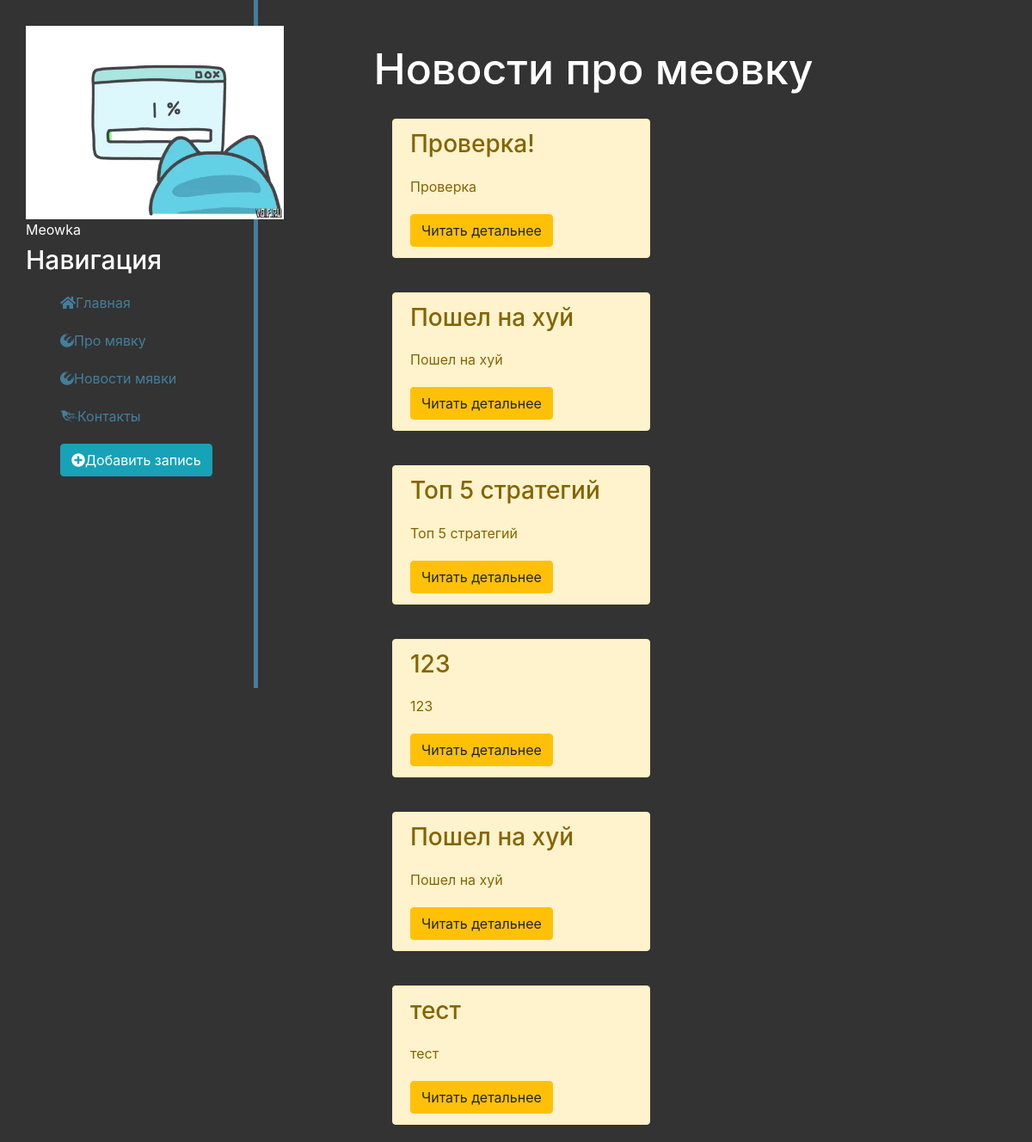
Page /news/ on the committed database.
### news/models.py (models this page shows, shortened)
class Article(models.Model):
    title=models.CharField("Название", max_length=200,default='Пошел на хуй') #создаю поле на ограниченное число символов
    anons=models.CharField("Анонс", max_length=200,default='Пошел на хуй')
    full_text=models.TextField("Статья")#создаем поле с большим кол-вом симоволов
    date=models.DateTimeField("Дата и время публикации")
    class Meta:
        verbose_name='Новость'
        verbose_name_plural = 'Новости'

### news/views.py (the view)
# urls.py: path('',views.news_home , name="news_home"),
def news_home(request):
    news=Article.objects.order_by('date')
    return render(request,'news/news_home.html',{'news': news})

### news/templates/news/news_home.html (shortened to what this page needs)
{% extends 'main/layout.html' %}
{% block content %}
    <div class="features">
        <h1>Новости про меовку</h1>
        {% if news %}
            {% for el in news %}
                <div class="alert alert-warning">
                    <h3>{{ el.title }}</h3>
                    <p>{{ el.anons}}</p>
                    <a href="{% url 'news-detail' el.id %}" class="btn btn-warning">Читать детальнее</a>
                </div>
            {% endfor %}
        {% else %}
            <p>'Нет записи!'</p>
        {% endif %}
    </div>
{% endblock %}

### templates/main/layout.html (shortened to what this page needs)
{%  load static %}
<!doctype html>
<html lang="en">
<head>
    <link rel="stylesheet" href="https://stackpath.bootstrapcdn.com/bootstrap/4.5.2/css/bootstrap.min.css">
    <link rel="stylesheet" href="{% static 'main/css/main.css' %}">
    <link rel="stylesheet" href="https://use.fontawesome.com/releases/v5.8.2/css/all.css">
</head>
<body>
    <aside>
        <img src="{% static 'main/img/Cat.gif' %}" alt="Лого">
        <span class="logo">Meowka</span>
        <h3>Навигация</h3>
        <ul>
            <a href="{% url 'home' %}"><li><i class="fas fa-home"></i>Главная</li></a>
            <a href="{% url 'about' %}"><li><i class="fab fa-phoenix-squadron"></i>Про мявку</li></a>
            <a href="{% url 'news_home' %}"><li><i class="fab fa-phoenix-squadron"></i>Новости мявки</li></a>
            <a href=""><li><i class="fab fa-phoenix-framework"></i>Контакты</li></a>
            <a href="{% url 'create' %}"><li><button class="btn btn-info"><i class="fas fa-plus-circle"></i>Добавить запись</li></a>
        </ul>
    </aside>
    <main>
        {% block content %}
        {% endblock %}
    </main>
</body>
</html>

### main/static/main/css/main.css (style rules this page uses)
body { background: #333333; }
aside { float: left; background: ; width: 25%; padding: 2.5%; height: 100vh; color: #fff; border-right: 5px solid #447e9b; }
aside img { width: 300px; float: top; }
aside h3 { margin-top: 5px; font-size: 30px; }
aside ul { list-style: none; }
aside ul li { color: #447e9b; display: block; margin-top: 20px; transition: transform .6s ease; }
main .features { float: left; color: #FFFFFF; margin-top: 50px; text-align: center; width: 65%; }
main .features h1 { font-size: 50px }
main .features p { max-width: 400px; margin:20px auto; }
.alert-warning { float:left; clear:both; width:300px; margin:20px 20%; text-align: left; }

### rows in the picture
Article: title "Проверка!", anons "Проверка"
Article: title "Пошел на хуй", anons "Пошел на хуй"
Article: title "Топ 5 стратегий", anons "Топ 5 стратегий"
Article: title "123", anons "123"
Article: title "Пошел на хуй", anons "Пошел на хуй"
Article: title "тест", anons "тест"
